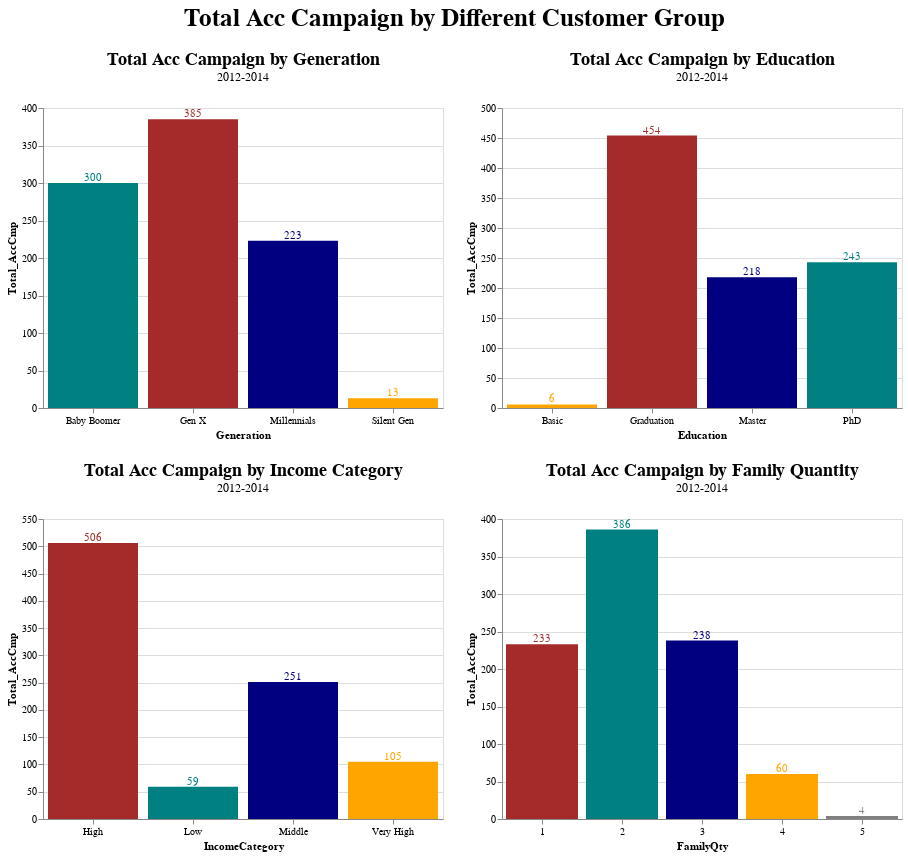

This figure's notebook cell:
### Code cell
((plot | plot2) & (plot3 | plot4).resolve_scale(color='independent')).properties(title=alt.Title(
        'Total Acc Campaign by Different Customer Group',
        anchor='middle',
        align='center',
        font='Arial',
        fontSize=25,
        offset=20
    ))

### Figure 1 — Vega-Lite specification as saved in the notebook (floating-point values rounded to 4 significant figures)
{"config": {"view": {"continuousWidth": 300, "continuousHeight": 300}}, "vconcat": [{"hconcat": [{"layer": [{"mark": {"type": "bar"}, "encoding": {"color": {"field": "Generation", "legend": null, "scale": {"domain": ["Gen X", "Baby Boomer", "Millennials", "Silent Gen"], "range": ["brown", "teal", "navy", "orange"]}, "title": null, "type": "nominal"}, "x": {"axis": {"labelAngle": 0}, "field": "Generation", "sort": "-y", "type": "nominal"}, "y": {"field": "Total_AccCmp", "type": "quantitative"}}, "title": {"text": " Total Acc Campaign by Generation ", "align": "center", "anchor": "middle", "font": "Calibri", "fontSize": 18, "offset": 20, "subtitle": "2012-2014"}}, {"mark": {"type": "text", "align": "center", "baseline": "middle", "dy": -5}, "encoding": {"color": {"field": "Generation", "legend": null, "scale": {"domain": ["Gen X", "Baby Boomer", "Millennials", "Silent Gen"], "range": ["brown", "teal", "navy", "orange"]}, "title": null, "type": "nominal"}, "text": {"field": "Total_AccCmp", "type": "quantitative"}, "x": {"axis": {"labelAngle": 0}, "field": "Generation", "sort": "-y", "type": "nominal"}, "y": {"field": "Total_AccCmp", "type": "quantitative"}}, "title": {"text": " Total Acc Campaign by Generation ", "align": "center", "anchor": "middle", "font": "Calibri", "fontSize": 18, "offset": 20, "subtitle": "2012-2014"}}], "data": {"name": "data-f8348e586e6661ff746f4cc27fe90663"}, "height": 300, "width": 400}, {"layer": [{"mark": {"type": "bar"}, "encoding": {"color": {"field": "Education", "legend": null, "scale": {"domain": ["Graduation", "PhD", "Master", "Basic"], "range": ["brown", "teal", "navy", "orange"]}, "title": null, "type": "nominal"}, "x": {"axis": {"labelAngle": 0}, "field": "Education", "sort": "-y", "type": "nominal"}, "y": {"field": "Total_AccCmp", "type": "quantitative"}}, "title": {"text": "Total Acc Campaign by Education", "align": "center", "anchor": "middle", "font": "Calibri", "fontSize": 18, "offset": 20, "subtitle": "2012-2014"}}, {"mark": {"type": "text", "align": "center", "baseline": "middle", "dy": -5}, "encoding": {"color": {"field": "Education", "legend": null, "scale": {"domain": ["Graduation", "PhD", "Master", "Basic"], "range": ["brown", "teal", "navy", "orange"]}, "title": null, "type": "nominal"}, "text": {"field": "Total_AccCmp", "type": "quantitative"}, "x": {"axis": {"labelAngle": 0}, "field": "Education", "sort": "-y", "type": "nominal"}, "y": {"field": "Total_AccCmp", "type": "quantitative"}}, "title": {"text": "Total Acc Campaign by Education", "align": "center", "anchor": "middle", "font": "Calibri", "fontSize": 18, "offset": 20, "subtitle": "2012-2014"}}], "data": {"name": "data-fcd23ab60a6aa3265fb68aa0bd23e40a"}, "height": 300, "width": 400}]}, {"hconcat": [{"layer": [{"mark": {"type": "bar"}, "encoding": {"color": {"field": "IncomeCategory", "legend": null, "scale": {"domain": ["High", "Low", "Middle", "Very High"], "range": ["brown", "teal", "navy", "orange"]}, "title": null, "type": "nominal"}, "x": {"axis": {"labelAngle": 0}, "field": "IncomeCategory", "sort": "-y", "type": "nominal"}, "y": {"field": "Total_AccCmp", "type": "quantitative"}}, "title": {"text": "Total Acc Campaign by Income Category", "align": "center", "anchor": "middle", "font": "Calibri", "fontSize": 18, "offset": 20, "subtitle": "2012-2014"}}, {"mark": {"type": "text", "align": "center", "baseline": "middle", "dy": -5}, "encoding": {"color": {"field": "IncomeCategory", "legend": null, "scale": {"domain": ["High", "Low", "Middle", "Very High"], "range": ["brown", "teal", "navy", "orange"]}, "title": null, "type": "nominal"}, "text": {"field": "Total_AccCmp", "type": "quantitative"}, "x": {"axis": {"labelAngle": 0}, "field": "IncomeCategory", "sort": "-y", "type": "nominal"}, "y": {"field": "Total_AccCmp", "type": "quantitative"}}, "title": {"text": "Total Acc Campaign by Income Category", "align": "center", "anchor": "middle", "font": "Calibri", "fontSize": 18, "offset": 20, "subtitle": "2012-2014"}}], "data": {"name": "data-fa8c3070806b4bdb96126a32a01b306f"}, "height": 300, "width": 400}, {"layer": [{"mark": {"type": "bar"}, "encoding": {"color": {"field": "FamilyQty", "legend": null, "scale": {"domain": [1, 2, 3, 4, 5], "range": ["brown", "teal", "navy", "orange", "grey"]}, "title": null, "type": "nominal"}, "x": {"axis": {"labelAngle": 0}, "field": "FamilyQty", "sort": "-y", "type": "nominal"}, "y": {"field": "Total_AccCmp", "type": "quantitative"}}, "title": {"text": "Total Acc Campaign by Family Quantity", "align": "center", "anchor": "middle", "font": "Calibri", "fontSize": 18, "offset": 20, "subtitle": "2012-2014"}}, {"mark": {"type": "text", "align": "center", "baseline": "middle", "dy": -5}, "encoding": {"color": {"field": "FamilyQty", "legend": null, "scale": {"domain": [1, 2, 3, 4, 5], "range": ["brown", "teal", "navy", "orange", "grey"]}, "title": null, "type": "nominal"}, "text": {"field": "Total_AccCmp", "type": "quantitative"}, "x": {"axis": {"labelAngle": 0}, "field": "FamilyQty", "sort": "-y", "type": "nominal"}, "y": {"field": "Total_AccCmp", "type": "quantitative"}}, "title": {"text": "Total Acc Campaign by Family Quantity", "align": "center", "anchor": "middle", "font": "Calibri", "fontSize": 18, "offset": 20, "subtitle": "2012-2014"}}], "data": {"name": "data-8a5818e06e37dea68fe216bb152d3952"}, "height": 300, "width": 400}], "resolve": {"scale": {"color": "independent"}}}], "title": {"text": "Total Acc Campaign by Different Customer Group", "align": "center", "anchor": "middle", "font": "Arial", "fontSize": 25, "offset": 20}, "$schema": "https://vega.github.io/schema/vega-lite/v5.16.3.json", "datasets": {"data-f8348e586e6661ff746f4cc27fe90663": [{"Generation": "Silent Gen", "Total_AccCmp": 13}, {"Generation": "Baby Boomer", "Total_AccCmp": 300}, {"Generation": "Gen X", "Total_AccCmp": 385}, {"Generation": "Millennials", "Total_AccCmp": 223}], "data-fcd23ab60a6aa3265fb68aa0bd23e40a": [{"Education": "Basic", "Total_AccCmp": 6}, {"Education": "Graduation", "Total_AccCmp": 454}, {"Education": "Master", "Total_AccCmp": 218}, {"Education": "PhD", "Total_AccCmp": 243}], "data-fa8c3070806b4bdb96126a32a01b306f": [{"IncomeCategory": "Low", "Total_AccCmp": 59}, {"IncomeCategory": "Middle", "Total_AccCmp": 251}, {"IncomeCategory": "High", "Total_AccCmp": 506}, {"IncomeCategory": "Very High", "Total_AccCmp": 105}], "data-8a5818e06e37dea68fe216bb152d3952": [{"FamilyQty": 1, "Total_AccCmp": 233}, {"FamilyQty": 2, "Total_AccCmp": 386}, {"FamilyQty": 3, "Total_AccCmp": 238}, {"FamilyQty": 4, "Total_AccCmp": 60}, {"FamilyQty": 5, "Total_AccCmp": 4}]}}
